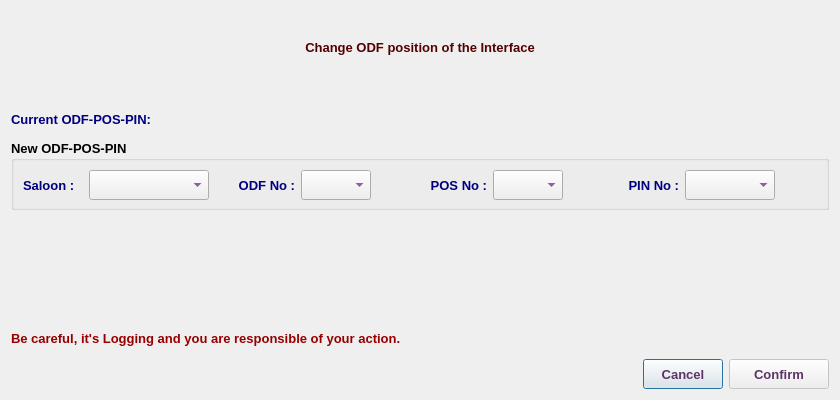
<?xml version="1.0" encoding="UTF-8"?>
<ui version="4.0">
 <class>ChangeInterfaceOdfDialog</class>
 <widget class="QDialog" name="ChangeInterfaceOdfDialog">
  <property name="geometry">
   <rect>
    <x>0</x>
    <y>0</y>
    <width>840</width>
    <height>400</height>
   </rect>
  </property>
  <property name="minimumSize">
   <size>
    <width>840</width>
    <height>400</height>
   </size>
  </property>
  <property name="maximumSize">
   <size>
    <width>841</width>
    <height>400</height>
   </size>
  </property>
  <property name="font">
   <font>
    <family>Tahoma</family>
    <pointsize>10</pointsize>
   </font>
  </property>
  <property name="windowTitle">
   <string>Change Interface ODF Position</string>
  </property>
  <property name="windowIcon">
   <iconset resource="../image.qrc">
    <normaloff>:/Image/change.png</normaloff>:/Image/change.png</iconset>
  </property>
  <layout class="QVBoxLayout" name="verticalLayout">
   <item>
    <widget class="QLabel" name="label_5">
     <property name="text">
      <string/>
     </property>
     <property name="pixmap">
      <pixmap resource="../image.qrc">:/Image/change.png</pixmap>
     </property>
     <property name="alignment">
      <set>Qt::AlignCenter</set>
     </property>
    </widget>
   </item>
   <item>
    <layout class="QHBoxLayout" name="horizontalLayout_3">
     <item>
      <widget class="QLabel" name="label">
       <property name="minimumSize">
        <size>
         <width>0</width>
         <height>30</height>
        </size>
       </property>
       <property name="maximumSize">
        <size>
         <width>16777215</width>
         <height>30</height>
        </size>
       </property>
       <property name="font">
        <font>
         <family>Tahoma</family>
         <pointsize>10</pointsize>
         <weight>75</weight>
         <bold>true</bold>
        </font>
       </property>
       <property name="styleSheet">
        <string notr="true">color: rgb(85, 0, 0);</string>
       </property>
       <property name="text">
        <string>Change ODF position of the Interface</string>
       </property>
       <property name="alignment">
        <set>Qt::AlignCenter</set>
       </property>
      </widget>
     </item>
    </layout>
   </item>
   <item>
    <layout class="QHBoxLayout" name="horizontalLayout_2">
     <item>
      <widget class="QLabel" name="devLbl">
       <property name="sizePolicy">
        <sizepolicy hsizetype="Expanding" vsizetype="Preferred">
         <horstretch>0</horstretch>
         <verstretch>0</verstretch>
        </sizepolicy>
       </property>
       <property name="minimumSize">
        <size>
         <width>700</width>
         <height>30</height>
        </size>
       </property>
       <property name="maximumSize">
        <size>
         <width>1500</width>
         <height>30</height>
        </size>
       </property>
       <property name="font">
        <font>
         <family>Tahoma</family>
         <pointsize>10</pointsize>
         <weight>75</weight>
         <bold>true</bold>
        </font>
       </property>
       <property name="styleSheet">
        <string notr="true">color: rgb(85, 0, 127);</string>
       </property>
       <property name="text">
        <string/>
       </property>
       <property name="alignment">
        <set>Qt::AlignCenter</set>
       </property>
      </widget>
     </item>
    </layout>
   </item>
   <item>
    <layout class="QHBoxLayout" name="horizontalLayout_4">
     <item>
      <widget class="QLabel" name="label_2">
       <property name="minimumSize">
        <size>
         <width>200</width>
         <height>30</height>
        </size>
       </property>
       <property name="maximumSize">
        <size>
         <width>200</width>
         <height>30</height>
        </size>
       </property>
       <property name="font">
        <font>
         <family>Tahoma</family>
         <pointsize>10</pointsize>
         <weight>75</weight>
         <bold>true</bold>
        </font>
       </property>
       <property name="styleSheet">
        <string notr="true">color: rgb(0, 0, 127);</string>
       </property>
       <property name="text">
        <string>Current ODF-POS-PIN:</string>
       </property>
      </widget>
     </item>
     <item>
      <widget class="QLabel" name="currentOdfLbl">
       <property name="minimumSize">
        <size>
         <width>0</width>
         <height>30</height>
        </size>
       </property>
       <property name="maximumSize">
        <size>
         <width>16777215</width>
         <height>30</height>
        </size>
       </property>
       <property name="font">
        <font>
         <family>Tahoma</family>
         <pointsize>10</pointsize>
         <weight>75</weight>
         <bold>true</bold>
        </font>
       </property>
       <property name="styleSheet">
        <string notr="true">color: rgb(85, 0, 127);</string>
       </property>
       <property name="text">
        <string/>
       </property>
      </widget>
     </item>
    </layout>
   </item>
   <item>
    <widget class="QGroupBox" name="odfGB">
     <property name="minimumSize">
      <size>
       <width>730</width>
       <height>70</height>
      </size>
     </property>
     <property name="maximumSize">
      <size>
       <width>1000</width>
       <height>70</height>
      </size>
     </property>
     <property name="font">
      <font>
       <family>Tahoma</family>
       <pointsize>10</pointsize>
       <weight>75</weight>
       <bold>true</bold>
      </font>
     </property>
     <property name="styleSheet">
      <string notr="true"/>
     </property>
     <property name="title">
      <string>New ODF-POS-PIN</string>
     </property>
     <layout class="QHBoxLayout" name="horizontalLayout">
      <item>
       <widget class="QLabel" name="label_27">
        <property name="minimumSize">
         <size>
          <width>60</width>
          <height>30</height>
         </size>
        </property>
        <property name="maximumSize">
         <size>
          <width>60</width>
          <height>30</height>
         </size>
        </property>
        <property name="font">
         <font>
          <family>Tahoma</family>
          <pointsize>10</pointsize>
          <weight>75</weight>
          <bold>true</bold>
         </font>
        </property>
        <property name="styleSheet">
         <string notr="true">color: rgb(0, 0, 127);</string>
        </property>
        <property name="text">
         <string>Saloon :</string>
        </property>
       </widget>
      </item>
      <item>
       <widget class="QComboBox" name="odfSaloonCB">
        <property name="sizePolicy">
         <sizepolicy hsizetype="Preferred" vsizetype="Preferred">
          <horstretch>0</horstretch>
          <verstretch>0</verstretch>
         </sizepolicy>
        </property>
        <property name="minimumSize">
         <size>
          <width>120</width>
          <height>30</height>
         </size>
        </property>
        <property name="maximumSize">
         <size>
          <width>120</width>
          <height>30</height>
         </size>
        </property>
        <property name="font">
         <font>
          <family>Tahoma</family>
          <pointsize>10</pointsize>
          <weight>75</weight>
          <bold>true</bold>
         </font>
        </property>
        <property name="styleSheet">
         <string notr="true">color: rgb(85, 0, 127);</string>
        </property>
       </widget>
      </item>
      <item>
       <widget class="QLabel" name="label_4">
        <property name="minimumSize">
         <size>
          <width>80</width>
          <height>30</height>
         </size>
        </property>
        <property name="maximumSize">
         <size>
          <width>80</width>
          <height>30</height>
         </size>
        </property>
        <property name="font">
         <font>
          <family>Tahoma</family>
          <pointsize>10</pointsize>
          <weight>75</weight>
          <bold>true</bold>
         </font>
        </property>
        <property name="styleSheet">
         <string notr="true">color: rgb(0, 0, 127);</string>
        </property>
        <property name="text">
         <string>ODF No :</string>
        </property>
        <property name="alignment">
         <set>Qt::AlignRight|Qt::AlignTrailing|Qt::AlignVCenter</set>
        </property>
       </widget>
      </item>
      <item>
       <widget class="QComboBox" name="odfCB">
        <property name="sizePolicy">
         <sizepolicy hsizetype="Preferred" vsizetype="Preferred">
          <horstretch>0</horstretch>
          <verstretch>0</verstretch>
         </sizepolicy>
        </property>
        <property name="minimumSize">
         <size>
          <width>70</width>
          <height>30</height>
         </size>
        </property>
        <property name="maximumSize">
         <size>
          <width>70</width>
          <height>30</height>
         </size>
        </property>
        <property name="font">
         <font>
          <family>Tahoma</family>
          <pointsize>10</pointsize>
          <weight>75</weight>
          <bold>true</bold>
         </font>
        </property>
        <property name="styleSheet">
         <string notr="true">color: rgb(85, 0, 127);</string>
        </property>
       </widget>
      </item>
      <item>
       <widget class="QLabel" name="label_10">
        <property name="minimumSize">
         <size>
          <width>110</width>
          <height>30</height>
         </size>
        </property>
        <property name="maximumSize">
         <size>
          <width>110</width>
          <height>30</height>
         </size>
        </property>
        <property name="font">
         <font>
          <family>Tahoma</family>
          <pointsize>10</pointsize>
          <weight>75</weight>
          <bold>true</bold>
         </font>
        </property>
        <property name="styleSheet">
         <string notr="true">color: rgb(0, 0, 127);</string>
        </property>
        <property name="text">
         <string>POS No :</string>
        </property>
        <property name="alignment">
         <set>Qt::AlignRight|Qt::AlignTrailing|Qt::AlignVCenter</set>
        </property>
       </widget>
      </item>
      <item>
       <widget class="QComboBox" name="posCB">
        <property name="sizePolicy">
         <sizepolicy hsizetype="Preferred" vsizetype="Preferred">
          <horstretch>0</horstretch>
          <verstretch>0</verstretch>
         </sizepolicy>
        </property>
        <property name="minimumSize">
         <size>
          <width>70</width>
          <height>30</height>
         </size>
        </property>
        <property name="maximumSize">
         <size>
          <width>70</width>
          <height>30</height>
         </size>
        </property>
        <property name="font">
         <font>
          <family>Tahoma</family>
          <pointsize>10</pointsize>
          <weight>75</weight>
          <bold>true</bold>
         </font>
        </property>
        <property name="styleSheet">
         <string notr="true">color: rgb(85, 0, 127);</string>
        </property>
       </widget>
      </item>
      <item>
       <widget class="QLabel" name="label_28">
        <property name="minimumSize">
         <size>
          <width>110</width>
          <height>30</height>
         </size>
        </property>
        <property name="maximumSize">
         <size>
          <width>110</width>
          <height>30</height>
         </size>
        </property>
        <property name="font">
         <font>
          <family>Tahoma</family>
          <pointsize>10</pointsize>
          <weight>75</weight>
          <bold>true</bold>
         </font>
        </property>
        <property name="styleSheet">
         <string notr="true">color: rgb(0, 0, 127);</string>
        </property>
        <property name="text">
         <string>PIN No :</string>
        </property>
        <property name="alignment">
         <set>Qt::AlignRight|Qt::AlignTrailing|Qt::AlignVCenter</set>
        </property>
       </widget>
      </item>
      <item>
       <widget class="QComboBox" name="pinCB">
        <property name="sizePolicy">
         <sizepolicy hsizetype="Preferred" vsizetype="Preferred">
          <horstretch>0</horstretch>
          <verstretch>0</verstretch>
         </sizepolicy>
        </property>
        <property name="minimumSize">
         <size>
          <width>90</width>
          <height>30</height>
         </size>
        </property>
        <property name="maximumSize">
         <size>
          <width>90</width>
          <height>30</height>
         </size>
        </property>
        <property name="font">
         <font>
          <family>Tahoma</family>
          <pointsize>10</pointsize>
          <weight>75</weight>
          <bold>true</bold>
         </font>
        </property>
        <property name="styleSheet">
         <string notr="true">color: rgb(85, 0, 127);</string>
        </property>
       </widget>
      </item>
      <item>
       <spacer name="horizontalSpacer_5">
        <property name="font">
         <font>
          <family>Tahoma</family>
          <pointsize>10</pointsize>
          <weight>75</weight>
          <bold>true</bold>
         </font>
        </property>
        <property name="orientation">
         <enum>Qt::Horizontal</enum>
        </property>
        <property name="sizeHint" stdset="0">
         <size>
          <width>40</width>
          <height>20</height>
         </size>
        </property>
       </spacer>
      </item>
     </layout>
    </widget>
   </item>
   <item>
    <spacer name="verticalSpacer">
     <property name="font">
      <font>
       <family>Tahoma</family>
       <pointsize>10</pointsize>
      </font>
     </property>
     <property name="orientation">
      <enum>Qt::Vertical</enum>
     </property>
     <property name="sizeHint" stdset="0">
      <size>
       <width>20</width>
       <height>172</height>
      </size>
     </property>
    </spacer>
   </item>
   <item>
    <widget class="QLabel" name="label_3">
     <property name="minimumSize">
      <size>
       <width>0</width>
       <height>30</height>
      </size>
     </property>
     <property name="maximumSize">
      <size>
       <width>16777215</width>
       <height>30</height>
      </size>
     </property>
     <property name="font">
      <font>
       <family>Tahoma</family>
       <pointsize>10</pointsize>
       <weight>75</weight>
       <bold>true</bold>
      </font>
     </property>
     <property name="styleSheet">
      <string notr="true">color: rgb(150, 0, 0);</string>
     </property>
     <property name="text">
      <string>Be careful, it's Logging and you are responsible of your action.</string>
     </property>
     <property name="alignment">
      <set>Qt::AlignLeading|Qt::AlignLeft|Qt::AlignVCenter</set>
     </property>
    </widget>
   </item>
   <item>
    <layout class="QHBoxLayout" name="horizontalLayout_5">
     <item>
      <spacer name="horizontalSpacer_4">
       <property name="font">
        <font>
         <family>Tahoma</family>
         <pointsize>10</pointsize>
        </font>
       </property>
       <property name="orientation">
        <enum>Qt::Horizontal</enum>
       </property>
       <property name="sizeHint" stdset="0">
        <size>
         <width>40</width>
         <height>20</height>
        </size>
       </property>
      </spacer>
     </item>
     <item>
      <widget class="QPushButton" name="cancelBtn">
       <property name="sizePolicy">
        <sizepolicy hsizetype="Preferred" vsizetype="Preferred">
         <horstretch>0</horstretch>
         <verstretch>0</verstretch>
        </sizepolicy>
       </property>
       <property name="minimumSize">
        <size>
         <width>50</width>
         <height>30</height>
        </size>
       </property>
       <property name="maximumSize">
        <size>
         <width>200</width>
         <height>30</height>
        </size>
       </property>
       <property name="font">
        <font>
         <family>Tahoma</family>
         <pointsize>10</pointsize>
         <weight>75</weight>
         <bold>true</bold>
        </font>
       </property>
       <property name="styleSheet">
        <string notr="true">color: rgb(92, 53, 102);</string>
       </property>
       <property name="text">
        <string>Cancel</string>
       </property>
      </widget>
     </item>
     <item>
      <widget class="QPushButton" name="okBtn">
       <property name="enabled">
        <bool>false</bool>
       </property>
       <property name="sizePolicy">
        <sizepolicy hsizetype="Preferred" vsizetype="Preferred">
         <horstretch>0</horstretch>
         <verstretch>0</verstretch>
        </sizepolicy>
       </property>
       <property name="minimumSize">
        <size>
         <width>100</width>
         <height>30</height>
        </size>
       </property>
       <property name="maximumSize">
        <size>
         <width>200</width>
         <height>30</height>
        </size>
       </property>
       <property name="font">
        <font>
         <family>Tahoma</family>
         <pointsize>10</pointsize>
         <weight>75</weight>
         <bold>true</bold>
        </font>
       </property>
       <property name="styleSheet">
        <string notr="true">color: rgb(92, 53, 102);</string>
       </property>
       <property name="text">
        <string>Confirm</string>
       </property>
       <property name="icon">
        <iconset resource="../image.qrc">
         <normaloff>:/Image/Done.png</normaloff>:/Image/Done.png</iconset>
       </property>
       <property name="iconSize">
        <size>
         <width>20</width>
         <height>20</height>
        </size>
       </property>
      </widget>
     </item>
    </layout>
   </item>
  </layout>
 </widget>
 <resources>
  <include location="../image.qrc"/>
 </resources>
 <connections/>
</ui>
